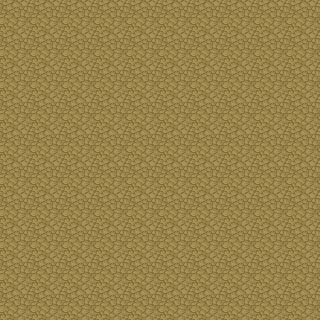

This is a level from a 2D game, rendered from its Tiled map with the project's own tilesets. A one-line summary and the complete map file follow:
An orthogonal 10x10 tile map with 32x32 px tiles, 1 tile layer (Capa de patrones 1).

<map version="1.10" tiledversion="1.11.2" orientation="orthogonal" renderorder="right-down" width="10" height="10" tilewidth="32" tileheight="32" infinite="0" nextlayerid="3" nextobjectid="3">
 <tileset firstgid="1" source="[Base]BaseChip_pipo.tsx" />
 <layer id="1" name="Capa de patrones 1" width="10" height="10">
  <data encoding="csv">
6,6,6,6,6,6,6,6,6,6,
6,6,6,6,6,6,6,6,6,6,
6,6,6,6,6,6,6,6,6,6,
6,6,6,6,6,6,6,6,6,6,
6,6,6,6,6,6,6,6,6,6,
6,6,6,6,6,6,6,6,6,6,
6,6,6,6,6,6,6,6,6,6,
6,6,6,6,6,6,6,6,6,6,
6,6,6,6,6,6,6,6,6,6,
6,6,6,6,6,6,6,6,6,6
</data>
 </layer>
 <objectgroup id="2" name="Capa de Objetos 1" />
</map>
